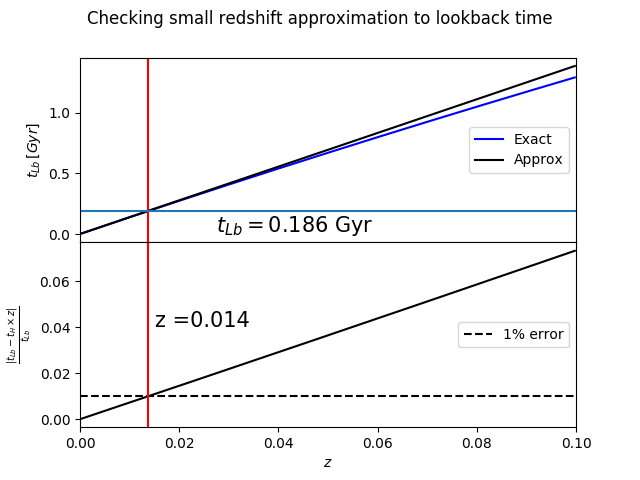

Write Python code to recreate this figure.
#!/usr/bin/python

import numpy as np
import matplotlib.pyplot as plt
np.seterr( divide = 'ignore' , invalid = 'ignore' )

# Define Hubble constant
H0 = 70.4 / 3.086e19 * 86400.0 * 365.25 * 1.0e9 # [ 1 / Gyr ]

# Set tolerance for lookback time error
tLb_tol = 0.01

# Read in data
z_raw, tLb_raw = np.loadtxt( 'tLb_z.dat' , unpack = True )

# Define max z to plot
z_cut = 0.1

# Isolate data in z-range
z         = z_raw  [ np.where( z_raw < z_cut )[0] ]
tLb_exact = tLb_raw[ np.where( z_raw < z_cut )[0] ]

# Define approximation
tLb_approx = 1.0 / H0 * z

# Compute fractional error
error = np.abs( tLb_exact - tLb_approx ) / tLb_exact

# Define x and y limits for top plot
xlim = ( 0.0, z_cut )
ylim = ( 0.0, 0.2   )

# Plotting
plt.suptitle( 'Checking small redshift approximation to lookback time' )

# Plot exact and approximate lookback times
ax1 = plt.subplot( 211 )

ax1.plot( z, tLb_exact,  'b-', label = 'Exact'  )
ax1.plot( z, tLb_approx, 'k-', label = 'Approx' )

ax1.set_xlabel( r'$z$', labelpad = -7 )
ax1.set_ylabel( r'$t_{Lb}\,\left[Gyr\right]$' )
ax1.legend()
ax1.set_xlim( xlim )
ax1.get_xaxis().set_visible(False)
#ax1.set_ylim( ylim )

# Plot fractional error
ax2 = plt.subplot( 212 )
ax2.plot( z, np.abs( error ), 'k-')

ax2.axhline( tLb_tol, c = 'k', ls = '--', label = '1% error' )

ax2.legend()
ax2.set_xlim( xlim )
ax2.set_xlabel( r'$z$' )
ax2.set_ylabel( r'$\frac{\left|t_{Lb}-t_H\times z\right|}{t_{Lb}}$' )

z_cutoff = z[ np.where( error < tLb_tol )[0][-1] ]
ax2.axvline( z_cutoff, color = 'r' )
ax2.text( 1.1 * z_cutoff, 0.04 , 'z =%.3f' % z_cutoff, fontsize = 15 )

ax1.axvline( z_cutoff , color = 'r' )
ax1.axhline( tLb_raw[ np.where( z < z_cutoff )[0][-1] ] )
ax1.text( 2.0 * z_cutoff, 0.1 * tLb_raw[ np.where( z < z_cutoff )[0][-1] ], \
        r'$t_{Lb}=%.3f$ Gyr' %  tLb_raw[ np.where( z < z_cutoff )[0][-1] ], \
              fontsize = 15 )


plt.subplots_adjust( hspace = 0.0 )
#plt.savefig( 'CheckSmallRedshiftApproximation.png' )
plt.show()
